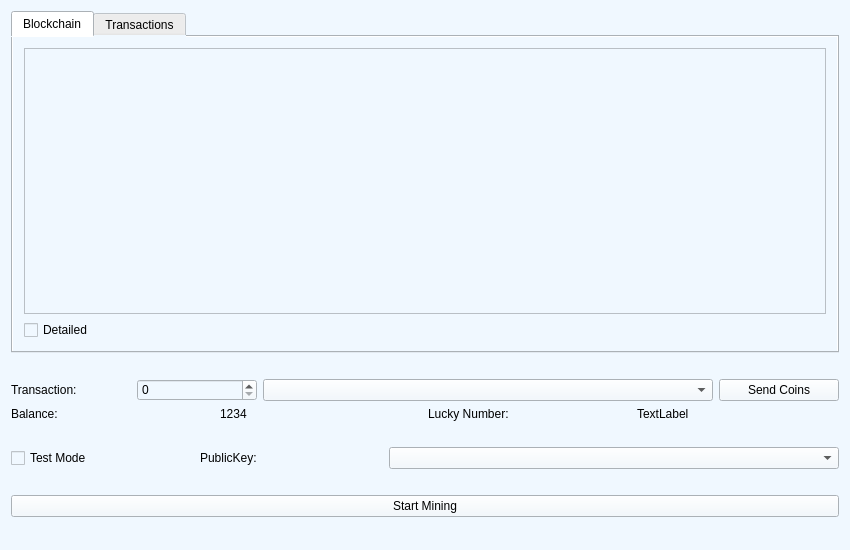
<?xml version="1.0" encoding="UTF-8"?>
<ui version="4.0">
 <class>gui</class>
 <widget class="QMainWindow" name="gui">
  <property name="geometry">
   <rect>
    <x>0</x>
    <y>0</y>
    <width>850</width>
    <height>550</height>
   </rect>
  </property>
  <property name="windowTitle">
   <string>IBRCoin</string>
  </property>
  <property name="whatsThis">
   <string>&lt;html&gt;&lt;head/&gt;&lt;body&gt;&lt;p&gt;&lt;br/&gt;&lt;/p&gt;&lt;/body&gt;&lt;/html&gt;</string>
  </property>
  <property name="styleSheet">
   <string notr="true">font: 11pt &quot;TeX Gyre Adventor&quot;;
background-color: rgb(240, 248, 255)</string>
  </property>
  <widget class="QWidget" name="centralWidget">
   <layout class="QGridLayout" name="gridLayout_2">
    <item row="8" column="0">
     <widget class="QPushButton" name="mineButton">
      <property name="text">
       <string>Start Mining</string>
      </property>
     </widget>
    </item>
    <item row="4" column="0">
     <layout class="QHBoxLayout" name="balancesHorizontalLayout">
      <item>
       <widget class="QLabel" name="label_4">
        <property name="text">
         <string>Balance:</string>
        </property>
       </widget>
      </item>
      <item>
       <widget class="QLabel" name="balanceLabel">
        <property name="text">
         <string>1234</string>
        </property>
       </widget>
      </item>
      <item>
       <widget class="QLabel" name="label">
        <property name="text">
         <string>Lucky Number:</string>
        </property>
       </widget>
      </item>
      <item>
       <widget class="QLabel" name="LNLabel">
        <property name="text">
         <string>TextLabel</string>
        </property>
       </widget>
      </item>
     </layout>
    </item>
    <item row="1" column="0">
     <spacer name="horizontalSpacer_3">
      <property name="orientation">
       <enum>Qt::Horizontal</enum>
      </property>
      <property name="sizeHint" stdset="0">
       <size>
        <width>40</width>
        <height>20</height>
       </size>
      </property>
     </spacer>
    </item>
    <item row="7" column="0">
     <spacer name="horizontalSpacer_4">
      <property name="orientation">
       <enum>Qt::Horizontal</enum>
      </property>
      <property name="sizeHint" stdset="0">
       <size>
        <width>40</width>
        <height>20</height>
       </size>
      </property>
     </spacer>
    </item>
    <item row="5" column="0">
     <spacer name="horizontalSpacer_2">
      <property name="orientation">
       <enum>Qt::Horizontal</enum>
      </property>
      <property name="sizeHint" stdset="0">
       <size>
        <width>40</width>
        <height>20</height>
       </size>
      </property>
     </spacer>
    </item>
    <item row="2" column="0">
     <layout class="QHBoxLayout" name="horizontalLayout_3">
      <item>
       <widget class="QLabel" name="label_6">
        <property name="minimumSize">
         <size>
          <width>40</width>
          <height>0</height>
         </size>
        </property>
        <property name="text">
         <string>Transaction: </string>
        </property>
       </widget>
      </item>
      <item>
       <widget class="QSpinBox" name="amountSpinBox"/>
      </item>
      <item>
       <widget class="QComboBox" name="receiverComboBox">
        <property name="minimumSize">
         <size>
          <width>450</width>
          <height>0</height>
         </size>
        </property>
        <property name="currentText">
         <string/>
        </property>
       </widget>
      </item>
      <item>
       <widget class="QPushButton" name="transactionButton">
        <property name="text">
         <string>Send Coins</string>
        </property>
        <property name="autoDefault">
         <bool>false</bool>
        </property>
        <property name="default">
         <bool>false</bool>
        </property>
        <property name="flat">
         <bool>false</bool>
        </property>
       </widget>
      </item>
     </layout>
    </item>
    <item row="6" column="0">
     <layout class="QHBoxLayout" name="publicKeysHorizontalLayout">
      <property name="leftMargin">
       <number>0</number>
      </property>
      <item>
       <widget class="QCheckBox" name="checkBox">
        <property name="text">
         <string>Test Mode</string>
        </property>
       </widget>
      </item>
      <item>
       <widget class="QLabel" name="label_5">
        <property name="minimumSize">
         <size>
          <width>100</width>
          <height>0</height>
         </size>
        </property>
        <property name="text">
         <string>PublicKey:</string>
        </property>
       </widget>
      </item>
      <item>
       <widget class="QComboBox" name="balancesPublicKeysComboBox">
        <property name="minimumSize">
         <size>
          <width>450</width>
          <height>0</height>
         </size>
        </property>
        <property name="palette">
         <palette>
          <active>
           <colorrole role="WindowText">
            <brush brushstyle="SolidPattern">
             <color alpha="255">
              <red>0</red>
              <green>0</green>
              <blue>0</blue>
             </color>
            </brush>
           </colorrole>
           <colorrole role="Button">
            <brush brushstyle="SolidPattern">
             <color alpha="255">
              <red>240</red>
              <green>248</green>
              <blue>255</blue>
             </color>
            </brush>
           </colorrole>
           <colorrole role="Light">
            <brush brushstyle="SolidPattern">
             <color alpha="255">
              <red>255</red>
              <green>255</green>
              <blue>255</blue>
             </color>
            </brush>
           </colorrole>
           <colorrole role="Midlight">
            <brush brushstyle="SolidPattern">
             <color alpha="255">
              <red>249</red>
              <green>249</green>
              <blue>255</blue>
             </color>
            </brush>
           </colorrole>
           <colorrole role="Dark">
            <brush brushstyle="SolidPattern">
             <color alpha="255">
              <red>121</red>
              <green>122</green>
              <blue>127</blue>
             </color>
            </brush>
           </colorrole>
           <colorrole role="Mid">
            <brush brushstyle="SolidPattern">
             <color alpha="255">
              <red>162</red>
              <green>163</green>
              <blue>170</blue>
             </color>
            </brush>
           </colorrole>
           <colorrole role="Text">
            <brush brushstyle="SolidPattern">
             <color alpha="255">
              <red>0</red>
              <green>0</green>
              <blue>0</blue>
             </color>
            </brush>
           </colorrole>
           <colorrole role="BrightText">
            <brush brushstyle="SolidPattern">
             <color alpha="255">
              <red>255</red>
              <green>255</green>
              <blue>255</blue>
             </color>
            </brush>
           </colorrole>
           <colorrole role="ButtonText">
            <brush brushstyle="SolidPattern">
             <color alpha="255">
              <red>0</red>
              <green>0</green>
              <blue>0</blue>
             </color>
            </brush>
           </colorrole>
           <colorrole role="Base">
            <brush brushstyle="SolidPattern">
             <color alpha="255">
              <red>240</red>
              <green>248</green>
              <blue>255</blue>
             </color>
            </brush>
           </colorrole>
           <colorrole role="Window">
            <brush brushstyle="SolidPattern">
             <color alpha="255">
              <red>240</red>
              <green>248</green>
              <blue>255</blue>
             </color>
            </brush>
           </colorrole>
           <colorrole role="Shadow">
            <brush brushstyle="SolidPattern">
             <color alpha="255">
              <red>0</red>
              <green>0</green>
              <blue>0</blue>
             </color>
            </brush>
           </colorrole>
           <colorrole role="Highlight">
            <brush brushstyle="SolidPattern">
             <color alpha="255">
              <red>238</red>
              <green>230</green>
              <blue>240</blue>
             </color>
            </brush>
           </colorrole>
           <colorrole role="AlternateBase">
            <brush brushstyle="SolidPattern">
             <color alpha="255">
              <red>249</red>
              <green>249</green>
              <blue>255</blue>
             </color>
            </brush>
           </colorrole>
           <colorrole role="ToolTipBase">
            <brush brushstyle="SolidPattern">
             <color alpha="255">
              <red>255</red>
              <green>255</green>
              <blue>220</blue>
             </color>
            </brush>
           </colorrole>
           <colorrole role="ToolTipText">
            <brush brushstyle="SolidPattern">
             <color alpha="255">
              <red>0</red>
              <green>0</green>
              <blue>0</blue>
             </color>
            </brush>
           </colorrole>
          </active>
          <inactive>
           <colorrole role="WindowText">
            <brush brushstyle="SolidPattern">
             <color alpha="255">
              <red>0</red>
              <green>0</green>
              <blue>0</blue>
             </color>
            </brush>
           </colorrole>
           <colorrole role="Button">
            <brush brushstyle="SolidPattern">
             <color alpha="255">
              <red>240</red>
              <green>248</green>
              <blue>255</blue>
             </color>
            </brush>
           </colorrole>
           <colorrole role="Light">
            <brush brushstyle="SolidPattern">
             <color alpha="255">
              <red>255</red>
              <green>255</green>
              <blue>255</blue>
             </color>
            </brush>
           </colorrole>
           <colorrole role="Midlight">
            <brush brushstyle="SolidPattern">
             <color alpha="255">
              <red>249</red>
              <green>249</green>
              <blue>255</blue>
             </color>
            </brush>
           </colorrole>
           <colorrole role="Dark">
            <brush brushstyle="SolidPattern">
             <color alpha="255">
              <red>121</red>
              <green>122</green>
              <blue>127</blue>
             </color>
            </brush>
           </colorrole>
           <colorrole role="Mid">
            <brush brushstyle="SolidPattern">
             <color alpha="255">
              <red>162</red>
              <green>163</green>
              <blue>170</blue>
             </color>
            </brush>
           </colorrole>
           <colorrole role="Text">
            <brush brushstyle="SolidPattern">
             <color alpha="255">
              <red>0</red>
              <green>0</green>
              <blue>0</blue>
             </color>
            </brush>
           </colorrole>
           <colorrole role="BrightText">
            <brush brushstyle="SolidPattern">
             <color alpha="255">
              <red>255</red>
              <green>255</green>
              <blue>255</blue>
             </color>
            </brush>
           </colorrole>
           <colorrole role="ButtonText">
            <brush brushstyle="SolidPattern">
             <color alpha="255">
              <red>0</red>
              <green>0</green>
              <blue>0</blue>
             </color>
            </brush>
           </colorrole>
           <colorrole role="Base">
            <brush brushstyle="SolidPattern">
             <color alpha="255">
              <red>240</red>
              <green>248</green>
              <blue>255</blue>
             </color>
            </brush>
           </colorrole>
           <colorrole role="Window">
            <brush brushstyle="SolidPattern">
             <color alpha="255">
              <red>240</red>
              <green>248</green>
              <blue>255</blue>
             </color>
            </brush>
           </colorrole>
           <colorrole role="Shadow">
            <brush brushstyle="SolidPattern">
             <color alpha="255">
              <red>0</red>
              <green>0</green>
              <blue>0</blue>
             </color>
            </brush>
           </colorrole>
           <colorrole role="Highlight">
            <brush brushstyle="SolidPattern">
             <color alpha="255">
              <red>238</red>
              <green>230</green>
              <blue>240</blue>
             </color>
            </brush>
           </colorrole>
           <colorrole role="AlternateBase">
            <brush brushstyle="SolidPattern">
             <color alpha="255">
              <red>249</red>
              <green>249</green>
              <blue>255</blue>
             </color>
            </brush>
           </colorrole>
           <colorrole role="ToolTipBase">
            <brush brushstyle="SolidPattern">
             <color alpha="255">
              <red>255</red>
              <green>255</green>
              <blue>220</blue>
             </color>
            </brush>
           </colorrole>
           <colorrole role="ToolTipText">
            <brush brushstyle="SolidPattern">
             <color alpha="255">
              <red>0</red>
              <green>0</green>
              <blue>0</blue>
             </color>
            </brush>
           </colorrole>
          </inactive>
          <disabled>
           <colorrole role="WindowText">
            <brush brushstyle="SolidPattern">
             <color alpha="255">
              <red>121</red>
              <green>122</green>
              <blue>127</blue>
             </color>
            </brush>
           </colorrole>
           <colorrole role="Button">
            <brush brushstyle="SolidPattern">
             <color alpha="255">
              <red>240</red>
              <green>248</green>
              <blue>255</blue>
             </color>
            </brush>
           </colorrole>
           <colorrole role="Light">
            <brush brushstyle="SolidPattern">
             <color alpha="255">
              <red>255</red>
              <green>255</green>
              <blue>255</blue>
             </color>
            </brush>
           </colorrole>
           <colorrole role="Midlight">
            <brush brushstyle="SolidPattern">
             <color alpha="255">
              <red>249</red>
              <green>249</green>
              <blue>255</blue>
             </color>
            </brush>
           </colorrole>
           <colorrole role="Dark">
            <brush brushstyle="SolidPattern">
             <color alpha="255">
              <red>121</red>
              <green>122</green>
              <blue>127</blue>
             </color>
            </brush>
           </colorrole>
           <colorrole role="Mid">
            <brush brushstyle="SolidPattern">
             <color alpha="255">
              <red>162</red>
              <green>163</green>
              <blue>170</blue>
             </color>
            </brush>
           </colorrole>
           <colorrole role="Text">
            <brush brushstyle="SolidPattern">
             <color alpha="255">
              <red>121</red>
              <green>122</green>
              <blue>127</blue>
             </color>
            </brush>
           </colorrole>
           <colorrole role="BrightText">
            <brush brushstyle="SolidPattern">
             <color alpha="255">
              <red>255</red>
              <green>255</green>
              <blue>255</blue>
             </color>
            </brush>
           </colorrole>
           <colorrole role="ButtonText">
            <brush brushstyle="SolidPattern">
             <color alpha="255">
              <red>121</red>
              <green>122</green>
              <blue>127</blue>
             </color>
            </brush>
           </colorrole>
           <colorrole role="Base">
            <brush brushstyle="SolidPattern">
             <color alpha="255">
              <red>240</red>
              <green>248</green>
              <blue>255</blue>
             </color>
            </brush>
           </colorrole>
           <colorrole role="Window">
            <brush brushstyle="SolidPattern">
             <color alpha="255">
              <red>240</red>
              <green>248</green>
              <blue>255</blue>
             </color>
            </brush>
           </colorrole>
           <colorrole role="Shadow">
            <brush brushstyle="SolidPattern">
             <color alpha="255">
              <red>0</red>
              <green>0</green>
              <blue>0</blue>
             </color>
            </brush>
           </colorrole>
           <colorrole role="Highlight">
            <brush brushstyle="SolidPattern">
             <color alpha="255">
              <red>240</red>
              <green>240</green>
              <blue>240</blue>
             </color>
            </brush>
           </colorrole>
           <colorrole role="AlternateBase">
            <brush brushstyle="SolidPattern">
             <color alpha="255">
              <red>243</red>
              <green>244</green>
              <blue>255</blue>
             </color>
            </brush>
           </colorrole>
           <colorrole role="ToolTipBase">
            <brush brushstyle="SolidPattern">
             <color alpha="255">
              <red>255</red>
              <green>255</green>
              <blue>220</blue>
             </color>
            </brush>
           </colorrole>
           <colorrole role="ToolTipText">
            <brush brushstyle="SolidPattern">
             <color alpha="255">
              <red>0</red>
              <green>0</green>
              <blue>0</blue>
             </color>
            </brush>
           </colorrole>
          </disabled>
         </palette>
        </property>
        <property name="cursor">
         <cursorShape>ArrowCursor</cursorShape>
        </property>
       </widget>
      </item>
     </layout>
    </item>
    <item row="0" column="0">
     <widget class="QTabWidget" name="tabWidget">
      <property name="currentIndex">
       <number>0</number>
      </property>
      <property name="documentMode">
       <bool>false</bool>
      </property>
      <property name="tabsClosable">
       <bool>false</bool>
      </property>
      <property name="movable">
       <bool>false</bool>
      </property>
      <property name="tabBarAutoHide">
       <bool>true</bool>
      </property>
      <widget class="QWidget" name="blockchainTab">
       <attribute name="title">
        <string>Blockchain</string>
       </attribute>
       <layout class="QGridLayout" name="gridLayout">
        <item row="0" column="0">
         <widget class="QScrollArea" name="blockchainScrollArea">
          <property name="widgetResizable">
           <bool>true</bool>
          </property>
          <widget class="QWidget" name="scrollAreaWidgetContents">
           <property name="geometry">
            <rect>
             <x>0</x>
             <y>0</y>
             <width>808</width>
             <height>182</height>
            </rect>
           </property>
           <layout class="QGridLayout" name="gridLayout_3">
            <item row="0" column="0">
             <widget class="QLabel" name="blockchainLabel">
              <property name="text">
               <string/>
              </property>
              <property name="wordWrap">
               <bool>false</bool>
              </property>
             </widget>
            </item>
           </layout>
          </widget>
         </widget>
        </item>
        <item row="1" column="0">
         <widget class="QCheckBox" name="detailedCheckBox">
          <property name="text">
           <string>Detailed</string>
          </property>
          <property name="checked">
           <bool>false</bool>
          </property>
         </widget>
        </item>
       </layout>
      </widget>
      <widget class="QWidget" name="transactionTab">
       <attribute name="title">
        <string>Transactions</string>
       </attribute>
       <layout class="QGridLayout" name="gridLayout_5">
        <item row="0" column="0">
         <widget class="QScrollArea" name="ChainArea_2">
          <property name="widgetResizable">
           <bool>true</bool>
          </property>
          <widget class="QWidget" name="scrollAreaWidgetContents_3">
           <property name="geometry">
            <rect>
             <x>0</x>
             <y>0</y>
             <width>808</width>
             <height>212</height>
            </rect>
           </property>
           <layout class="QGridLayout" name="gridLayout_4">
            <item row="0" column="0">
             <widget class="QLabel" name="transactionLabel">
              <property name="text">
               <string/>
              </property>
             </widget>
            </item>
           </layout>
          </widget>
         </widget>
        </item>
       </layout>
      </widget>
     </widget>
    </item>
   </layout>
  </widget>
  <widget class="QMenuBar" name="menuBar">
   <property name="geometry">
    <rect>
     <x>0</x>
     <y>0</y>
     <width>850</width>
     <height>27</height>
    </rect>
   </property>
  </widget>
  <widget class="QStatusBar" name="statusBar"/>
 </widget>
 <layoutdefault spacing="6" margin="11"/>
 <resources/>
 <connections/>
</ui>
